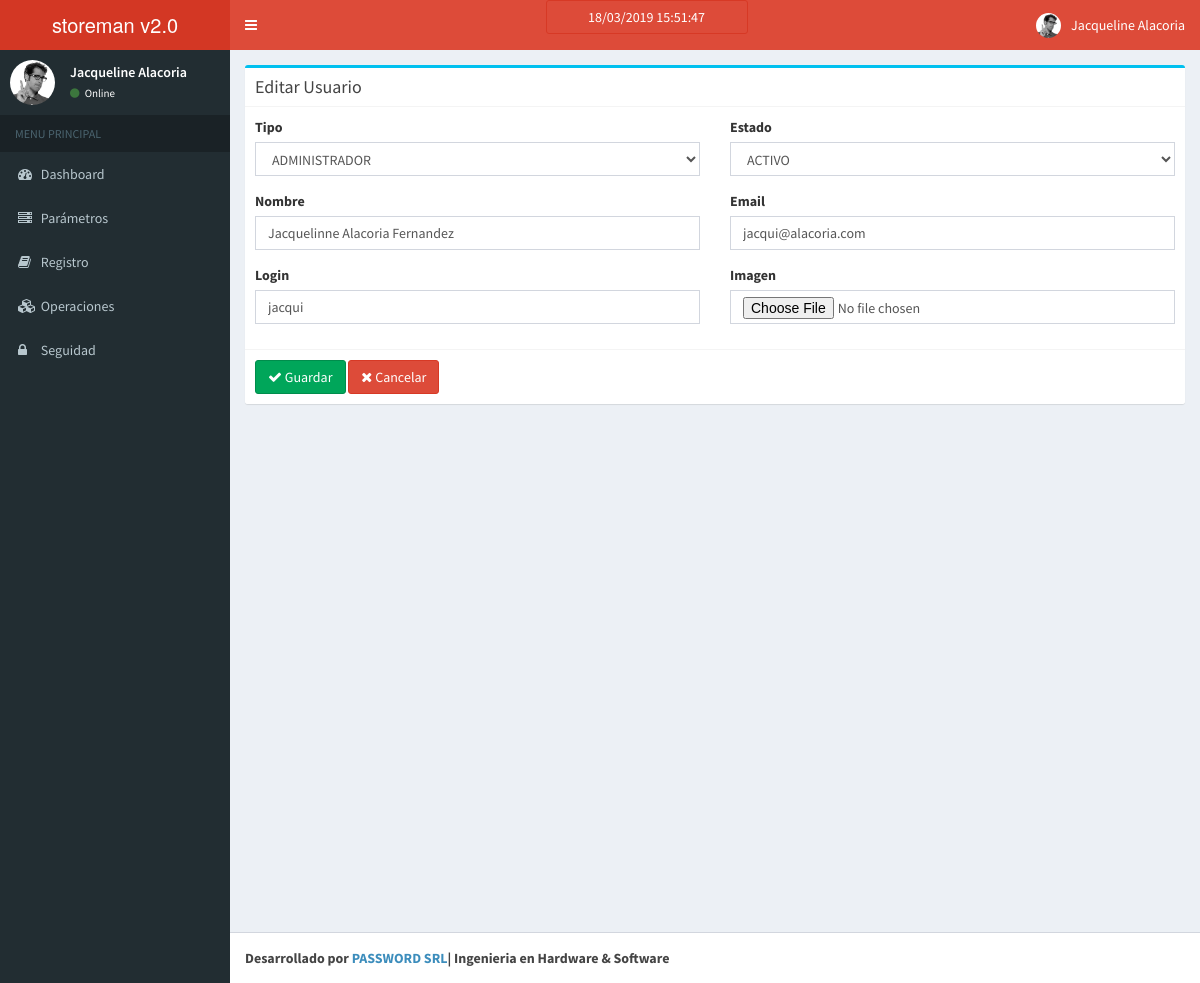
Screenshot of /usuario/edit/1 with the database file from the repository.
### tables this page shows
CREATE TABLE `usuario` (
  `usuario_id` int(11) NOT NULL AUTO_INCREMENT,
  `tipousuario_id` int(11) DEFAULT NULL,
  `estado_id` int(11) DEFAULT NULL,
  `usuario_nombre` varchar(80) DEFAULT NULL,
  `usuario_email` varchar(150) DEFAULT NULL,
  `usuario_login` varchar(50) DEFAULT NULL,
  `usuario_clave` varchar(50) DEFAULT NULL,
  `usuario_imagen` varchar(250) DEFAULT NULL,
  PRIMARY KEY (`usuario_id`),
  UNIQUE KEY `usuario_id` (`usuario_id`),
  KEY `fk_estado_usuario` (`estado_id`),
  KEY `fk_usuario_tipo` (`tipousuario_id`),
  CONSTRAINT `fk_estado_usuario` FOREIGN KEY (`estado_id`) REFERENCES `estado` (`estado_id`),
  CONSTRAINT `fk_usuario_tipo` FOREIGN KEY (`tipousuario_id`) REFERENCES `tipo_usuario` (`tipousuario_id`)
);

### application/controllers/Usuario.php (called while the page is built, shortened)
<?php
class Usuario extends CI_Controller{
    function __construct()
    {
        $this->load->model('Usuario_model');
        $this->load->library('form_validation');
    }
    function edit($usuario_id)
    {
        $original_value = $this->db->query("SELECT usuario_login FROM usuario WHERE usuario_id = " . $usuario_id)->row()->usuario_login;
        if ($this->input->post('usuario_login') != $original_value) {
            $is_unique = '|is_unique[usuario.usuario_login]';
        } else {
            $is_unique = '';
        }
        $data['usuario'] = $this->Usuario_model->get_usuario($usuario_id);
        if(isset($data['usuario']['usuario_id']))
        {
             $this->form_validation->set_rules('usuario_login', 'usuario_login', 'required|trim|xss_clean' . $is_unique, array('is_unique' => 'Este login de usuario ya existe.'));
                if ($this->form_validation->run()) {
                $foto="";
                $foto1= $this->input->post('usuario_imagen1');
                if (!empty($_FILES['usuario_imagen']['name']))
                {
                    $this->load->library('image_lib');
                    $config['upload_path'] = './resources/images/usuarios/';
                    $config['allowed_types'] = 'gif|jpeg|jpg|png';
                    $config['max_size'] = 0;
                    $config['max_width'] = 5900;
                    $config['max_height'] = 5900;
                    $new_name = time();
                    $config['file_name'] = $new_name;
                    $config['file_ext_tolower'] = TRUE;
                    $this->load->library('upload', $config);
                    $this->upload->do_upload('usuario_imagen');
                    $img_data = $this->upload->data();
                    $extension = $img_data['file_ext'];
                    if($img_data['file_ext'] == ".jpg" || $img_data['file_ext'] == ".png" || $img_data['file_ext'] == ".jpeg" || $img_data['file_ext'] == ".gif") {
                        $conf['image_library'] = 'gd2';
                        $conf['source_image'] = $img_data['full_path'];
                        $conf['new_image'] = './resources/images/usuarios/';
                        $conf['maintain_ratio'] = TRUE;
                        $conf['create_thumb'] = FALSE;
                        $conf['width'] = 800;
                        $conf['height'] = 600;
                        $this->image_lib->clear();
                        $this->image_lib->initialize($conf);
                        if(!$this->image_lib->resize()){
                            echo $this->image_lib->display_errors('','');
                        }
                    }
                    $directorio = $_SERVER['DOCUMENT_ROOT'].'/siaac_web/resources/images/usuarios/';
                    if(isset($foto1) && !empty($foto1)){
                      if(file_exists($directorio.$foto1)){
                          unlink($directorio.$foto1);
                          $mimagenthumb = str_replace(".", "_thumb.", $foto1);
                          unlink($directorio.$mimagenthumb);
                      }
                  }
                    $confi['image_library'] = 'gd2';
                    $confi['source_image'] = './resources/images/usuarios/'.$new_name.$extension;
                    $confi['new_image'] = './resources/images/usuarios/'."thumb_".$new_name.$extension;
                    $confi['create_thumb'] = FALSE;
                    $confi['maintain_ratio'] = TRUE;
                    $confi['width'] = 50;
                    $confi['height'] = 50;
                    $this->image_lib->clear();
                    $this->image_lib->initialize($confi);
                    $this->image_lib->resize();
                    $foto = $new_name.$extension;
                }else{
                    $foto = $foto1;
                }
                $params = array(
					'tipousuario_id' => $this->input->post('tipousuario_id'),
					'estado_id' => $this->input->post('estado_id'),
					'usuario_nombre' => $this->input->post('usuario_nombre'),
					'usuario_email' => $this->input->post('usuario_email'),
					'usuario_login' => $this->input->post('usuario_login'),
					'usuario_imagen' => $foto,
                );
                $this->Usuario_model->update_usuario($usuario_id,$params);
                redirect('usuario/index');
            }
            else
            {
				$this->load->model('Tipo_usuario_model');
				$data['all_tipo_usuario'] = $this->Tipo_usuario_model->get_all_tipo_usuario();
				$this->load->model('Estado_model');
				$data['all_estado'] = $this->Estado_model->get_all_estado_tipo1();
                $data['_view'] = 'usuario/edit';
                $this->load->view('layouts/main',$data);
            }
        }
        else
            show_error('The usuario you are trying to edit does not exist.');
    }
}

### index.php (called while the page is built, shortened)
<?php
require_once BASEPATH.'core/CodeIgniter.php';

### application/models/Usuario_model.php (called while the page is built, shortened)
<?php
class Usuario_model extends CI_Model
{
    function get_usuario($usuario_id)
    {
        $usuario = $this->db->query("
            SELECT
                *
            FROM
                `usuario`
            WHERE
                `usuario_id` = ?
        ",array($usuario_id))->row_array();
        return $usuario;
    }
}

### application/models/Tipo_usuario_model.php (called while the page is built, shortened)
<?php
class Tipo_usuario_model extends CI_Model
{
    function get_all_tipo_usuario()
    {
        $tipo_usuario = $this->db->query("
            SELECT
                *
            FROM
                `tipo_usuario`
            WHERE
                1 = 1
            ORDER BY `tipousuario_id`
        ")->result_array();
        return $tipo_usuario;
    }
}

### application/models/Estado_model.php (called while the page is built, shortened)
<?php
class Estado_model extends CI_Model
{
    function get_all_estado_tipo1()
    {
        $estado = $this->db->query("
            SELECT
                e.*
            FROM
                estado e
            WHERE
                e.estado_tipo = 1
            ORDER BY `estado_id`
        ")->result_array();
        return $estado;
    }
}

### application/views/usuario/edit.php (the view, shortened to what this page needs)
<div class="row">
    <div class="col-md-12">
      	<div class="box box-info">
            <div class="box-header with-border">
              	<h3 class="box-title">Editar Usuario</h3>
            </div>
			<?php echo form_open_multipart('usuario/edit/'.$usuario['usuario_id']); ?>
			<div class="box-body">
				<div class="row clearfix">
					<div class="col-md-6">
						<label for="tipousuario_id" class="control-label">Tipo</label>
						<div class="form-group">
							<select name="tipousuario_id" class="form-control" required>
								<?php
								foreach($all_tipo_usuario as $tipo_usuario)
								{
									$selected = ($tipo_usuario['tipousuario_id'] == $usuario['tipousuario_id']) ? ' selected="selected"' : "";
									echo '<option value="'.$tipo_usuario['tipousuario_id'].'" '.$selected.'>'.$tipo_usuario['tipousuario_descripcion'].'</option>';
								}
								?>
							</select>
						</div>
					</div>
					<div class="col-md-6">
						<label for="estado_id" class="control-label">Estado</label>
						<div class="form-group">
							<select name="estado_id" class="form-control" required>
								<?php
								foreach($all_estado as $estado)
								{
									$selected = ($estado['estado_id'] == $usuario['estado_id']) ? ' selected="selected"' : "";
									echo '<option value="'.$estado['estado_id'].'" '.$selected.'>'.$estado['estado_descripcion'].'</option>';
								}
								?>
							</select>
						</div>
					</div>
					<div class="col-md-6">
						<label for="usuario_nombre" class="control-label">Nombre</label>
						<div class="form-group">
							<input type="text" name="usuario_nombre" value="<?php echo ($this->input->post('usuario_nombre') ? $this->input->post('usuario_nombre') : $usuario['usuario_nombre']); ?>" class="form-control" id="usuario_nombre" required />
						</div>
					</div>
					<div class="col-md-6">
						<label for="usuario_email" class="control-label">Email</label>
						<div class="form-group">
							<input type="text" name="usuario_email" value="<?php echo ($this->input->post('usuario_email') ? $this->input->post('usuario_email') : $usuario['usuario_email']); ?>" class="form-control" id="usuario_email" />
						</div>
					</div>
					<div class="col-md-6">
						<label for="usuario_login" class="control-label">Login</label>
						<div class="form-group">
							<input type="text" name="usuario_login" value="<?php echo ($this->input->post('usuario_login') ? $this->input->post('usuario_login') : $usuario['usuario_login']); ?>" class="form-control" id="usuario_login" required/>
						</div>
					</div>
					<div class="col-md-6">
						<label for="usuario_imagen" class="control-label">Imagen</label>
						<div class="form-group">
							<input type="file" name="usuario_imagen" value="<?php echo ($this->input->post('usuario_imagen') ? $this->input->post('usuario_imagen') : $usuario['usuario_imagen']); ?>" class="form-control" id="usuario_imagen" />
						</div>
					</div>
				</div>
			</div>
			<div class="box-footer">
            	<button type="submit" class="btn btn-success">
                    <i class="fa fa-check"></i> Guardar
                </button>
                     <a href="<?php echo site_url('usuario'); ?>" class="btn btn-danger">
                                <i class="fa fa-times"></i> Cancelar</a>
	        </div>
			<?php echo form_close(); ?>
		</div>
    </div>
</div>

### rows the page displays
usuario: usuario_nombre "Jacquelinne Alacoria Fernandez", usuario_email "jacqui@alacoria.com", usuario_login "jacqui"

### other values shown
form field tipousuario_id "ADMINISTRADOR"
form field estado_id "ACTIVO"
